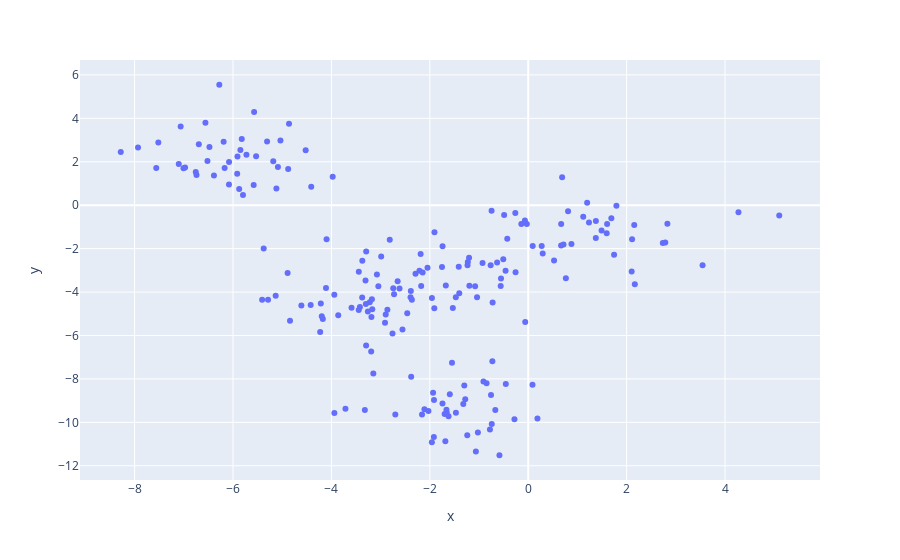

Notebook source saved alongside this figure:
### Code cell
grath = px.scatter(x = x_random[:,0], y = x_random[:,1])
grath.show()

### Figure 1 — Plotly figure (JSON) as saved in the notebook; plotly's stock layout.template omitted (floating-point values rounded to 4 significant figures; data arrays with more than 128 entries replaced by an {"elided": "..."} marker saying what was removed)
{"data": [{"hovertemplate": "x=%{x}<br>y=%{y}<extra></extra>", "legendgroup": "", "marker": {"color": "#636efa", "symbol": "circle"}, "mode": "markers", "name": "", "orientation": "v", "showlegend": false, "type": "scatter", "x": {"elided": "200 float values"}, "xaxis": "x", "y": {"elided": "200 float values"}, "yaxis": "y"}], "layout": {"legend": {"tracegroupgap": 0}, "margin": {"t": 60}, "xaxis": {"anchor": "y", "domain": [0, 1], "title": {"text": "x"}}, "yaxis": {"anchor": "x", "domain": [0, 1], "title": {"text": "y"}}}}
